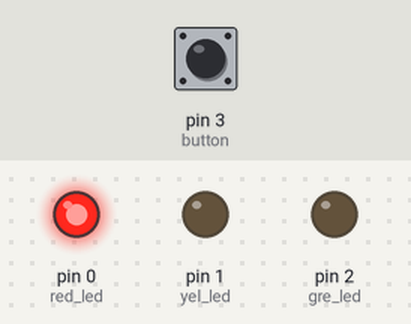
A sketch run on a simulated Arduino Uno, built with avr-gcc and run on an emulated ATmega328P. Parts: output pins drawn as LEDs (lit = HIGH). Inputs (shaded band) come from the test bench; at power-on: pin 3 (button) LOW.

Above: at 0.5 s.
At 1.5 s:
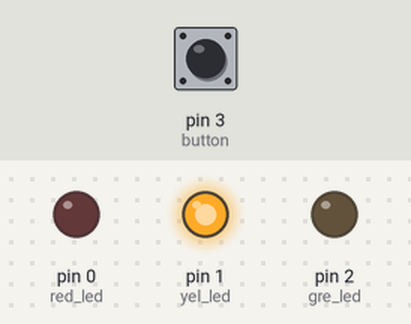
At 5.5 s:
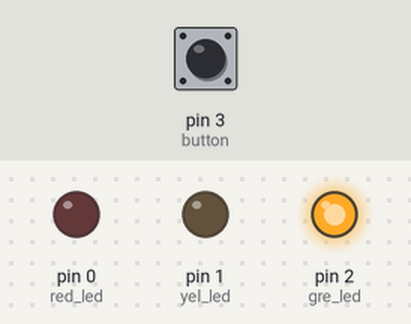
Timing chart, 0 to 6.9 s (numbered marks = the images above):
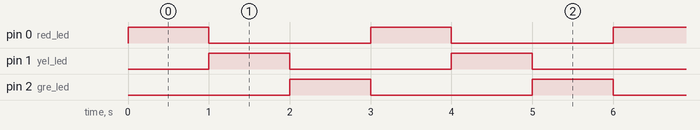

The sketch:

Test.ino
```cpp
int red_led =0;
int yel_led =1;
int gre_led =2;
int button =3;
void setup()
{
  pinMode(red_led, OUTPUT);
  pinMode(yel_led, OUTPUT);
  pinMode(gre_led, OUTPUT);
  pinMode(button, INPUT);
}

void loop()
{
  if (digitalRead(button) == HIGH) {
  digitalWrite(red_led, LOW);
  digitalWrite(yel_led, HIGH);
  digitalWrite (gre_led, LOW);
  delay(1000);
  digitalWrite(red_led, HIGH);
  digitalWrite(yel_led, LOW);
  digitalWrite (gre_led, LOW);
  delay(1000);}


  digitalWrite(red_led, HIGH);
  digitalWrite(yel_led, LOW);
  digitalWrite (gre_led, LOW);
  delay(1000);
  digitalWrite(red_led, LOW);
  digitalWrite(yel_led, HIGH);
  digitalWrite (gre_led, LOW);
  delay(1000);
  digitalWrite(red_led, LOW);
  digitalWrite(yel_led, LOW);
  digitalWrite(gre_led, HIGH);
  delay(1000);
}
```

Measured:
- by itself, pin 0 (red_led), pin 1 (yel_led), pin 2 (gre_led): alternates HIGH for 1.0 s and LOW for 2.0 s
- by itself, everything shown: repeats every 3.0 s, in 3 steps
